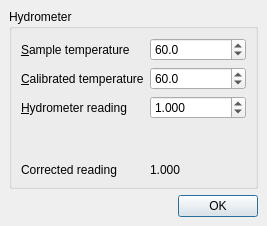
<ui version="4.0" >
 <class>HydrometerTool</class>
 <widget class="QDialog" name="HydrometerTool" >
  <property name="geometry" >
   <rect>
    <x>0</x>
    <y>0</y>
    <width>267</width>
    <height>226</height>
   </rect>
  </property>
  <property name="windowTitle" >
   <string>Hydrometer Tool</string>
  </property>
  <layout class="QVBoxLayout" >
   <property name="margin" >
    <number>9</number>
   </property>
   <property name="spacing" >
    <number>6</number>
   </property>
   <item>
    <widget class="QGroupBox" name="hydrometerbox" >
     <property name="title" >
      <string>Hydrometer</string>
     </property>
     <layout class="QGridLayout" >
      <property name="margin" >
       <number>9</number>
      </property>
      <property name="spacing" >
       <number>6</number>
      </property>
      <item row="4" column="1" >
       <widget class="QLabel" name="corrected" >
        <property name="text" >
         <string>1.000</string>
        </property>
       </widget>
      </item>
      <item row="4" column="0" >
       <widget class="QLabel" name="correctedlabel" >
        <property name="text" >
         <string>Corrected reading</string>
        </property>
       </widget>
      </item>
      <item row="3" column="0" >
       <spacer>
        <property name="orientation" >
         <enum>Qt::Vertical</enum>
        </property>
        <property name="sizeHint" >
         <size>
          <width>20</width>
          <height>40</height>
         </size>
        </property>
       </spacer>
      </item>
      <item row="2" column="1" >
       <widget class="QDoubleSpinBox" name="reading" >
        <property name="whatsThis" >
         <string>Enter the reading obtained from your hydrometer</string>
        </property>
        <property name="decimals" >
         <number>3</number>
        </property>
        <property name="maximum" >
         <double>1.200000000000000</double>
        </property>
        <property name="minimum" >
         <double>0.850000000000000</double>
        </property>
        <property name="singleStep" >
         <double>0.001000000000000</double>
        </property>
        <property name="value" >
         <double>1.000000000000000</double>
        </property>
       </widget>
      </item>
      <item row="1" column="1" >
       <widget class="QDoubleSpinBox" name="calibrated" >
        <property name="whatsThis" >
         <string>Enter the temperature your hydrometer is calibrated for</string>
        </property>
        <property name="decimals" >
         <number>1</number>
        </property>
        <property name="maximum" >
         <double>212.000000000000000</double>
        </property>
        <property name="minimum" >
         <double>32.000000000000000</double>
        </property>
        <property name="singleStep" >
         <double>0.200000000000000</double>
        </property>
        <property name="value" >
         <double>60.000000000000000</double>
        </property>
       </widget>
      </item>
      <item row="2" column="0" >
       <widget class="QLabel" name="readinglabel" >
        <property name="text" >
         <string>&amp;Hydrometer reading</string>
        </property>
        <property name="buddy" >
         <cstring>reading</cstring>
        </property>
       </widget>
      </item>
      <item row="1" column="0" >
       <widget class="QLabel" name="calibratedlabel" >
        <property name="text" >
         <string>&amp;Calibrated temperature</string>
        </property>
        <property name="buddy" >
         <cstring>calibrated</cstring>
        </property>
       </widget>
      </item>
      <item row="0" column="0" >
       <widget class="QLabel" name="samplelabel" >
        <property name="text" >
         <string>&amp;Sample temperature</string>
        </property>
        <property name="buddy" >
         <cstring>sample</cstring>
        </property>
       </widget>
      </item>
      <item row="0" column="1" >
       <widget class="QDoubleSpinBox" name="sample" >
        <property name="whatsThis" >
         <string>Enter the temperature of your sample</string>
        </property>
        <property name="decimals" >
         <number>1</number>
        </property>
        <property name="maximum" >
         <double>212.000000000000000</double>
        </property>
        <property name="minimum" >
         <double>2.000000000000000</double>
        </property>
        <property name="singleStep" >
         <double>0.200000000000000</double>
        </property>
        <property name="value" >
         <double>60.000000000000000</double>
        </property>
       </widget>
      </item>
     </layout>
    </widget>
   </item>
   <item>
    <widget class="QDialogButtonBox" name="buttonbox" >
     <property name="orientation" >
      <enum>Qt::Horizontal</enum>
     </property>
     <property name="standardButtons" >
      <set>QDialogButtonBox::Ok</set>
     </property>
    </widget>
   </item>
  </layout>
 </widget>
 <tabstops>
  <tabstop>sample</tabstop>
  <tabstop>calibrated</tabstop>
  <tabstop>reading</tabstop>
 </tabstops>
 <resources/>
 <connections>
  <connection>
   <sender>buttonbox</sender>
   <signal>accepted()</signal>
   <receiver>HydrometerTool</receiver>
   <slot>close()</slot>
   <hints>
    <hint type="sourcelabel" >
     <x>133</x>
     <y>203</y>
    </hint>
    <hint type="destinationlabel" >
     <x>133</x>
     <y>112</y>
    </hint>
   </hints>
  </connection>
 </connections>
</ui>
